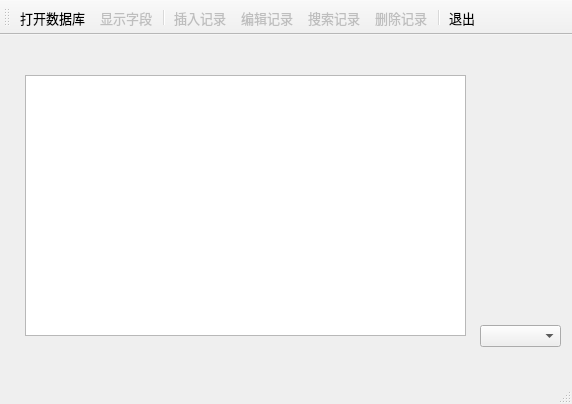
<?xml version="1.0" encoding="UTF-8"?>
<ui version="4.0">
 <class>QSL</class>
 <widget class="QMainWindow" name="QSL">
  <property name="geometry">
   <rect>
    <x>0</x>
    <y>0</y>
    <width>572</width>
    <height>404</height>
   </rect>
  </property>
  <property name="font">
   <font>
    <family>宋体</family>
    <pointsize>10</pointsize>
   </font>
  </property>
  <property name="windowTitle">
   <string>深度学习本地数据库</string>
  </property>
  <widget class="QWidget" name="centralWidget">
   <widget class="QTableView" name="tableView">
    <property name="geometry">
     <rect>
      <x>25</x>
      <y>40</y>
      <width>441</width>
      <height>261</height>
     </rect>
    </property>
    <property name="styleSheet">
     <string notr="true">alternate-background-color: rgb(211, 249, 248);</string>
    </property>
    <property name="editTriggers">
     <set>QAbstractItemView::NoEditTriggers</set>
    </property>
    <property name="selectionMode">
     <enum>QAbstractItemView::SingleSelection</enum>
    </property>
    <property name="selectionBehavior">
     <enum>QAbstractItemView::SelectRows</enum>
    </property>
    <attribute name="horizontalHeaderDefaultSectionSize">
     <number>75</number>
    </attribute>
   </widget>
   <widget class="QComboBox" name="comboBox">
    <property name="geometry">
     <rect>
      <x>480</x>
      <y>290</y>
      <width>81</width>
      <height>22</height>
     </rect>
    </property>
   </widget>
  </widget>
  <widget class="QStatusBar" name="statusBar"/>
  <widget class="QToolBar" name="mainToolBar">
   <property name="enabled">
    <bool>true</bool>
   </property>
   <property name="toolButtonStyle">
    <enum>Qt::ToolButtonTextUnderIcon</enum>
   </property>
   <attribute name="toolBarArea">
    <enum>TopToolBarArea</enum>
   </attribute>
   <attribute name="toolBarBreak">
    <bool>false</bool>
   </attribute>
   <addaction name="actOpenDB"/>
   <addaction name="actFields"/>
   <addaction name="separator"/>
   <addaction name="actRecInsert"/>
   <addaction name="actRecEdit"/>
   <addaction name="actScan"/>
   <addaction name="actRecDelete"/>
   <addaction name="separator"/>
   <addaction name="actQuit"/>
  </widget>
  <action name="actOpenDB">
   <property name="icon">
    <iconset resource="res.qrc">
     <normaloff>:/images/images/open3.bmp</normaloff>:/images/images/open3.bmp</iconset>
   </property>
   <property name="text">
    <string>打开数据库</string>
   </property>
   <property name="toolTip">
    <string>打开数据库</string>
   </property>
  </action>
  <action name="actQuit">
   <property name="icon">
    <iconset resource="res.qrc">
     <normaloff>:/images/images/exit.bmp</normaloff>:/images/images/exit.bmp</iconset>
   </property>
   <property name="text">
    <string>退出</string>
   </property>
   <property name="toolTip">
    <string>退出</string>
   </property>
  </action>
  <action name="actRecInsert">
   <property name="enabled">
    <bool>false</bool>
   </property>
   <property name="icon">
    <iconset resource="res.qrc">
     <normaloff>:/images/images/306.bmp</normaloff>:/images/images/306.bmp</iconset>
   </property>
   <property name="text">
    <string>插入记录</string>
   </property>
   <property name="toolTip">
    <string>插入记录</string>
   </property>
  </action>
  <action name="actRecDelete">
   <property name="enabled">
    <bool>false</bool>
   </property>
   <property name="icon">
    <iconset resource="res.qrc">
     <normaloff>:/images/images/delete1.bmp</normaloff>:/images/images/delete1.bmp</iconset>
   </property>
   <property name="text">
    <string>删除记录</string>
   </property>
   <property name="toolTip">
    <string>删除记录</string>
   </property>
  </action>
  <action name="actRecEdit">
   <property name="enabled">
    <bool>false</bool>
   </property>
   <property name="icon">
    <iconset resource="res.qrc">
     <normaloff>:/images/images/812.bmp</normaloff>:/images/images/812.bmp</iconset>
   </property>
   <property name="text">
    <string>编辑记录</string>
   </property>
   <property name="toolTip">
    <string>编辑记录</string>
   </property>
  </action>
  <action name="actScan">
   <property name="checkable">
    <bool>true</bool>
   </property>
   <property name="enabled">
    <bool>false</bool>
   </property>
   <property name="icon">
    <iconset resource="res.qrc">
     <normaloff>:/images/images/scan.bmp</normaloff>:/images/images/scan.bmp</iconset>
   </property>
   <property name="text">
    <string>搜索记录</string>
   </property>
  </action>
  <action name="actFields">
   <property name="enabled">
    <bool>false</bool>
   </property>
   <property name="icon">
    <iconset resource="res.qrc">
     <normaloff>:/images/images/124.bmp</normaloff>:/images/images/124.bmp</iconset>
   </property>
   <property name="text">
    <string>显示字段</string>
   </property>
   <property name="toolTip">
    <string>显示字段</string>
   </property>
  </action>
 </widget>
 <layoutdefault spacing="6" margin="11"/>
 <resources>
  <include location="res.qrc"/>
 </resources>
 <connections>
  <connection>
   <sender>actQuit</sender>
   <signal>triggered()</signal>
   <receiver>QSL</receiver>
   <slot>close()</slot>
   <hints>
    <hint type="sourcelabel">
     <x>-1</x>
     <y>-1</y>
    </hint>
    <hint type="destinationlabel">
     <x>274</x>
     <y>184</y>
    </hint>
   </hints>
  </connection>
 </connections>
</ui>
